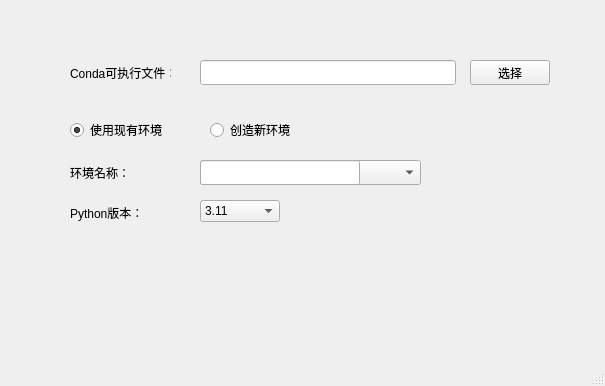
<?xml version="1.0" encoding="UTF-8"?>
<ui version="4.0">
 <class>Conda</class>
 <widget class="QMainWindow" name="Conda">
  <property name="windowModality">
   <enum>Qt::ApplicationModal</enum>
  </property>
  <property name="geometry">
   <rect>
    <x>0</x>
    <y>0</y>
    <width>605</width>
    <height>386</height>
   </rect>
  </property>
  <property name="windowTitle">
   <string>Codna</string>
  </property>
  <widget class="QWidget" name="centralwidget">
   <widget class="QLabel" name="label_conda_tip">
    <property name="geometry">
     <rect>
      <x>70</x>
      <y>60</y>
      <width>101</width>
      <height>25</height>
     </rect>
    </property>
    <property name="text">
     <string>Conda可执行文件：</string>
    </property>
   </widget>
   <widget class="QLineEdit" name="lineEdit_conda">
    <property name="geometry">
     <rect>
      <x>200</x>
      <y>60</y>
      <width>256</width>
      <height>25</height>
     </rect>
    </property>
    <property name="sizePolicy">
     <sizepolicy hsizetype="Fixed" vsizetype="Fixed">
      <horstretch>0</horstretch>
      <verstretch>0</verstretch>
     </sizepolicy>
    </property>
    <property name="minimumSize">
     <size>
      <width>256</width>
      <height>25</height>
     </size>
    </property>
    <property name="readOnly">
     <bool>true</bool>
    </property>
   </widget>
   <widget class="QPushButton" name="pushButton_select">
    <property name="geometry">
     <rect>
      <x>470</x>
      <y>60</y>
      <width>80</width>
      <height>25</height>
     </rect>
    </property>
    <property name="sizePolicy">
     <sizepolicy hsizetype="Fixed" vsizetype="Fixed">
      <horstretch>0</horstretch>
      <verstretch>0</verstretch>
     </sizepolicy>
    </property>
    <property name="minimumSize">
     <size>
      <width>80</width>
      <height>25</height>
     </size>
    </property>
    <property name="text">
     <string>选择</string>
    </property>
   </widget>
   <widget class="QComboBox" name="comboBox_envs">
    <property name="geometry">
     <rect>
      <x>200</x>
      <y>160</y>
      <width>221</width>
      <height>25</height>
     </rect>
    </property>
   </widget>
   <widget class="QRadioButton" name="radioButton_current">
    <property name="geometry">
     <rect>
      <x>70</x>
      <y>120</y>
      <width>95</width>
      <height>20</height>
     </rect>
    </property>
    <property name="text">
     <string>使用现有环境</string>
    </property>
    <property name="checked">
     <bool>true</bool>
    </property>
   </widget>
   <widget class="QRadioButton" name="radioButton_new">
    <property name="geometry">
     <rect>
      <x>210</x>
      <y>120</y>
      <width>95</width>
      <height>20</height>
     </rect>
    </property>
    <property name="text">
     <string>创造新环境</string>
    </property>
   </widget>
   <widget class="QLabel" name="label_env_name_tip">
    <property name="geometry">
     <rect>
      <x>70</x>
      <y>160</y>
      <width>100</width>
      <height>25</height>
     </rect>
    </property>
    <property name="sizePolicy">
     <sizepolicy hsizetype="Fixed" vsizetype="Fixed">
      <horstretch>0</horstretch>
      <verstretch>0</verstretch>
     </sizepolicy>
    </property>
    <property name="minimumSize">
     <size>
      <width>100</width>
      <height>25</height>
     </size>
    </property>
    <property name="maximumSize">
     <size>
      <width>100</width>
      <height>25</height>
     </size>
    </property>
    <property name="text">
     <string>环境名称：</string>
    </property>
   </widget>
   <widget class="QLineEdit" name="lineEdit_env_name">
    <property name="geometry">
     <rect>
      <x>200</x>
      <y>160</y>
      <width>160</width>
      <height>25</height>
     </rect>
    </property>
    <property name="sizePolicy">
     <sizepolicy hsizetype="Fixed" vsizetype="Fixed">
      <horstretch>0</horstretch>
      <verstretch>0</verstretch>
     </sizepolicy>
    </property>
    <property name="minimumSize">
     <size>
      <width>160</width>
      <height>25</height>
     </size>
    </property>
    <property name="maximumSize">
     <size>
      <width>160</width>
      <height>25</height>
     </size>
    </property>
    <property name="clearButtonEnabled">
     <bool>true</bool>
    </property>
   </widget>
   <widget class="QLabel" name="label_version_tip">
    <property name="geometry">
     <rect>
      <x>70</x>
      <y>200</y>
      <width>100</width>
      <height>25</height>
     </rect>
    </property>
    <property name="sizePolicy">
     <sizepolicy hsizetype="Fixed" vsizetype="Fixed">
      <horstretch>0</horstretch>
      <verstretch>0</verstretch>
     </sizepolicy>
    </property>
    <property name="minimumSize">
     <size>
      <width>100</width>
      <height>25</height>
     </size>
    </property>
    <property name="maximumSize">
     <size>
      <width>100</width>
      <height>25</height>
     </size>
    </property>
    <property name="text">
     <string>Python版本：</string>
    </property>
   </widget>
   <widget class="QComboBox" name="comboBox_version">
    <property name="geometry">
     <rect>
      <x>200</x>
      <y>200</y>
      <width>80</width>
      <height>22</height>
     </rect>
    </property>
    <property name="sizePolicy">
     <sizepolicy hsizetype="Fixed" vsizetype="Fixed">
      <horstretch>0</horstretch>
      <verstretch>0</verstretch>
     </sizepolicy>
    </property>
    <property name="minimumSize">
     <size>
      <width>80</width>
      <height>20</height>
     </size>
    </property>
    <property name="maximumSize">
     <size>
      <width>80</width>
      <height>25</height>
     </size>
    </property>
    <property name="styleSheet">
     <string notr="true">font: 10pt &quot;Microsoft YaHei UI&quot;;</string>
    </property>
    <property name="currentText">
     <string>3.11</string>
    </property>
    <item>
     <property name="text">
      <string>3.11</string>
     </property>
    </item>
    <item>
     <property name="text">
      <string>3.10</string>
     </property>
    </item>
    <item>
     <property name="text">
      <string>3.9</string>
     </property>
    </item>
    <item>
     <property name="text">
      <string>3.8</string>
     </property>
    </item>
    <item>
     <property name="text">
      <string>3.7</string>
     </property>
    </item>
    <item>
     <property name="text">
      <string>3.6</string>
     </property>
    </item>
   </widget>
  </widget>
  <widget class="QMenuBar" name="menubar">
   <property name="geometry">
    <rect>
     <x>0</x>
     <y>0</y>
     <width>605</width>
     <height>22</height>
    </rect>
   </property>
  </widget>
  <widget class="QStatusBar" name="statusbar"/>
 </widget>
 <resources/>
 <connections>
  <connection>
   <sender>pushButton_select</sender>
   <signal>clicked()</signal>
   <receiver>Conda</receiver>
   <slot>select_conda()</slot>
   <hints>
    <hint type="sourcelabel">
     <x>484</x>
     <y>96</y>
    </hint>
    <hint type="destinationlabel">
     <x>582</x>
     <y>63</y>
    </hint>
   </hints>
  </connection>
  <connection>
   <sender>comboBox_envs</sender>
   <signal>activated(int)</signal>
   <receiver>Conda</receiver>
   <slot>update_env_name()</slot>
   <hints>
    <hint type="sourcelabel">
     <x>396</x>
     <y>190</y>
    </hint>
    <hint type="destinationlabel">
     <x>529</x>
     <y>188</y>
    </hint>
   </hints>
  </connection>
 </connections>
 <slots>
  <slot>select_conda()</slot>
  <slot>update_env_name()</slot>
 </slots>
</ui>
